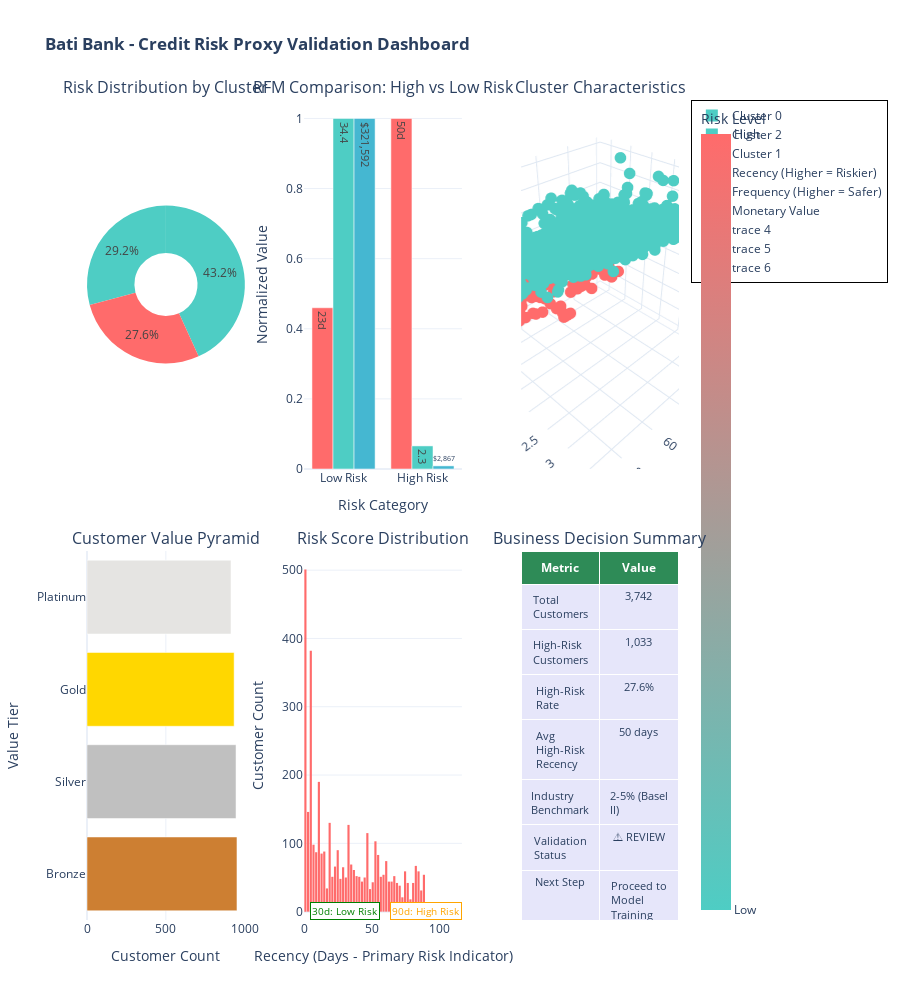

The cell this chart's notebook holds for it:
### Code cell
# ============================================================================
# SECTION 8: COMPREHENSIVE VALIDATION DASHBOARD
# ============================================================================
print("\n" + "="*80)
print("📊 SECTION 8: COMPREHENSIVE VALIDATION DASHBOARD")
print("="*80)

# First, calculate target_counts
target_counts = rfm['is_high_risk'].value_counts().sort_index()
print(f"✅ Target variable distribution calculated:")
print(f"   • Low Risk (0): {target_counts[0]:,} customers")
print(f"   • High Risk (1): {target_counts[1]:,} customers")

# Create final validation dashboard
fig = make_subplots(
    rows=2, cols=3,
    subplot_titles=(
        'Risk Distribution by Cluster',
        'RFM Comparison: High vs Low Risk',
        'Cluster Characteristics',
        'Customer Value Pyramid',
        'Risk Score Distribution',
        'Business Decision Summary'
    ),
    specs=[
        [{'type': 'pie'}, {'type': 'bar'}, {'type': 'scatter3d'}],
        [{'type': 'bar'}, {'type': 'histogram'}, {'type': 'table'}]
    ],
    vertical_spacing=0.1,
    horizontal_spacing=0.1
)

# 1. Risk Distribution Pie Chart
cluster_sizes = rfm['cluster'].value_counts().sort_index()
risk_labels = [f"Cluster {i}" for i in cluster_sizes.index]
risk_colors = ['#FF6B6B' if i == high_risk_cluster else '#4ECDC4' for i in cluster_sizes.index]

fig.add_trace(
    go.Pie(
        labels=risk_labels,
        values=cluster_sizes.values,
        hole=0.4,
        marker_colors=risk_colors,
        name='Cluster Distribution',
        hovertemplate='%{label}: %{value} customers (%{percent})<br>%{customdata}',
        customdata=['HIGH RISK' if i == high_risk_cluster else 'LOW RISK' for i in cluster_sizes.index]
    ),
    row=1, col=1
)

# 2. RFM Comparison Bar Chart
risk_comparison = rfm.groupby('is_high_risk').agg({
    'recency_days': 'mean',
    'transaction_frequency': 'mean',
    'total_monetary_value': 'mean'
}).reset_index()

# Normalize for comparison
for col in ['recency_days', 'transaction_frequency', 'total_monetary_value']:
    risk_comparison[f'{col}_norm'] = risk_comparison[col] / risk_comparison[col].max()

fig.add_trace(
    go.Bar(
        name='Recency (Higher = Riskier)',
        x=['Low Risk', 'High Risk'],
        y=risk_comparison['recency_days_norm'],
        marker_color='#FF6B6B',
        text=[f"{x:.0f}d" for x in risk_comparison['recency_days']],
        textposition='auto'
    ),
    row=1, col=2
)

fig.add_trace(
    go.Bar(
        name='Frequency (Higher = Safer)',
        x=['Low Risk', 'High Risk'],
        y=risk_comparison['transaction_frequency_norm'],
        marker_color='#4ECDC4',
        text=[f"{x:.1f}" for x in risk_comparison['transaction_frequency']],
        textposition='auto'
    ),
    row=1, col=2
)

fig.add_trace(
    go.Bar(
        name='Monetary Value',
        x=['Low Risk', 'High Risk'],
        y=risk_comparison['total_monetary_value_norm'],
        marker_color='#45B7D1',
        text=[f"${x:,.0f}" for x in risk_comparison['total_monetary_value']],
        textposition='auto'
    ),
    row=1, col=2
)

fig.update_xaxes(title_text="Risk Category", row=1, col=2)
fig.update_yaxes(title_text="Normalized Value", row=1, col=2)

# 3. 3D Cluster Visualization
fig.add_trace(
    go.Scatter3d(
        x=rfm['recency_days'],
        y=np.log10(rfm['transaction_frequency'] + 1),
        z=np.log10(rfm['total_monetary_value'] + 1),
        mode='markers',
        marker=dict(
            size=4,
            color=rfm['is_high_risk'],
            colorscale=['#4ECDC4', '#FF6B6B'],
            showscale=True,
            colorbar=dict(title="Risk Level", tickvals=[0, 1], ticktext=['Low', 'High'])
        ),
        hovertemplate='Recency: %{x} days<br>Log10(Freq): %{y:.2f}<br>Log10(Value): %{z:.2f}<br>Risk: %{customdata}',
        customdata=['High Risk' if x == 1 else 'Low Risk' for x in rfm['is_high_risk']]
    ),
    row=1, col=3
)

# 4. Customer Value Pyramid
value_bins = pd.qcut(rfm['total_monetary_value'], q=4, labels=['Bronze', 'Silver', 'Gold', 'Platinum'])
value_pyramid = value_bins.value_counts().sort_index()

fig.add_trace(
    go.Bar(
        x=value_pyramid.values,
        y=value_pyramid.index,
        orientation='h',
        marker_color=['#CD7F32', '#C0C0C0', '#FFD700', '#E5E4E2'],
        hovertemplate='%{y}: %{x} customers (%{customdata:.1f}%)',
        customdata=(value_pyramid.values / value_pyramid.values.sum() * 100)
    ),
    row=2, col=1
)
fig.update_xaxes(title_text="Customer Count", row=2, col=1)
fig.update_yaxes(title_text="Value Tier", row=2, col=1)

# 5. Risk Score Distribution
fig.add_trace(
    go.Histogram(
        x=rfm['recency_days'],
        nbinsx=50,
        marker_color='#FF6B6B',
        hovertemplate='%{x:.0f} days: %{y} customers'
    ),
    row=2, col=2
)
fig.update_xaxes(title_text="Recency (Days - Primary Risk Indicator)", row=2, col=2)
fig.update_yaxes(title_text="Customer Count", row=2, col=2)

# Add risk threshold lines using shapes
fig.add_shape(
    type="line",
    x0=30, y0=0, x1=30, y1=1,
    line=dict(color="green", width=2, dash="dash"),
    xref="x5", yref="paper",
    row=2, col=2
)

fig.add_shape(
    type="line",
    x0=90, y0=0, x1=90, y1=1,
    line=dict(color="orange", width=2, dash="dash"),
    xref="x5", yref="paper",
    row=2, col=2
)

# Add annotations for the threshold lines
fig.add_annotation(
    x=30, y=0.95,
    text="30d: Low Risk",
    showarrow=False,
    xref="x5", yref="paper",
    row=2, col=2,
    bgcolor="white",
    bordercolor="green",
    borderwidth=1,
    font=dict(size=10, color="green")
)

fig.add_annotation(
    x=90, y=0.95,
    text="90d: High Risk",
    showarrow=False,
    xref="x5", yref="paper",
    row=2, col=2,
    bgcolor="white",
    bordercolor="orange",
    borderwidth=1,
    font=dict(size=10, color="orange")
)

# 6. Business Decision Summary Table
# Calculate validation status
high_risk_rate = target_counts[1] / len(rfm) * 100
validation_status = '✓ PASS' if 2 <= high_risk_rate <= 5 else '⚠ REVIEW'

summary_data = [
    ['Total Customers', f"{len(rfm):,}"],
    ['High-Risk Customers', f"{target_counts[1]:,}"],
    ['High-Risk Rate', f"{high_risk_rate:.1f}%"],
    ['Avg High-Risk Recency', f"{rfm[rfm['is_high_risk']==1]['recency_days'].mean():.0f} days"],
    ['Industry Benchmark', "2-5% (Basel II)"],
    ['Validation Status', validation_status],
    ['Next Step', 'Proceed to Model Training']
]

fig.add_trace(
    go.Table(
        header=dict(
            values=['<b>Metric</b>', '<b>Value</b>'],
            fill_color='#2E8B57',
            align='center',
            font=dict(color='white', size=12)
        ),
        cells=dict(
            values=[[row[0] for row in summary_data], 
                   [row[1] for row in summary_data]],
            align='center',
            fill_color='lavender',
            font=dict(size=11)
        )
        # REMOVED: showlegend=False (Tables don't have this parameter)
    ),
    row=2, col=3
)

# Update layout
fig.update_layout(
    height=1000,
    title_text="<b>Bati Bank - Credit Risk Proxy Validation Dashboard</b>",
    showlegend=True,
    template='plotly_white',
    barmode='group',
    legend=dict(
        x=1.02,
        y=1,
        xanchor='left',
        yanchor='top',
        bgcolor='rgba(255, 255, 255, 0.8)',
        bordercolor='black',
        borderwidth=1
    )
)

print("✅ Validation dashboard created successfully!")
fig.show()

# Display summary statistics
print("\n" + "="*80)
print("📋 BUSINESS DECISION SUMMARY")
print("="*80)

for metric, value in summary_data:
    print(f"• {metric}: {value}")

print(f"\n🎯 KEY INSIGHTS:")
print("-" * 40)
print(f"1. High-risk customers identified: {target_counts[1]:,}")
print(f"2. High-risk rate: {high_risk_rate:.1f}%")
print(f"3. Basel II compliance: {'WITHIN RANGE (2-5%)' if validation_status == '✓ PASS' else 'OUTSIDE RANGE - REVIEW REQUIRED'}")
print(f"4. High-risk profile: {rfm[rfm['is_high_risk']==1]['recency_days'].mean():.0f} days average recency")

### Figure 1 — Plotly figure (JSON) as saved in the notebook; plotly's stock layout.template omitted (floating-point values rounded to 4 significant figures; data arrays with more than 128 entries replaced by an {"elided": "..."} marker saying what was removed)
{"data": [{"customdata": ["LOW RISK", "HIGH RISK", "LOW RISK"], "domain": {"x": [0, 0.2667], "y": [0.55, 1]}, "hole": 0.4, "hovertemplate": "%{label}: %{value} customers (%{percent})<br>%{customdata}", "labels": ["Cluster 0", "Cluster 1", "Cluster 2"], "marker": {"colors": ["#4ECDC4", "#FF6B6B", "#4ECDC4"]}, "name": "Cluster Distribution", "type": "pie", "values": [1617, 1033, 1092]}, {"marker": {"color": "#FF6B6B"}, "name": "Recency (Higher = Riskier)", "text": ["23d", "50d"], "textposition": "auto", "type": "bar", "x": ["Low Risk", "High Risk"], "xaxis": "x", "y": [0.46, 1.0], "yaxis": "y"}, {"marker": {"color": "#4ECDC4"}, "name": "Frequency (Higher = Safer)", "text": ["34.4", "2.3"], "textposition": "auto", "type": "bar", "x": ["Low Risk", "High Risk"], "xaxis": "x", "y": [1.0, 0.06584], "yaxis": "y"}, {"marker": {"color": "#45B7D1"}, "name": "Monetary Value", "text": ["$321,592", "$2,867"], "textposition": "auto", "type": "bar", "x": ["Low Risk", "High Risk"], "xaxis": "x", "y": [1.0, 0.008914], "yaxis": "y"}, {"customdata": {"elided": "3742 str values"}, "hovertemplate": "Recency: %{x} days<br>Log10(Freq): %{y:.2f}<br>Log10(Value): %{z:.2f}<br>Risk: %{customdata}", "marker": {"color": {"elided": "3742 int values"}, "colorbar": {"ticktext": ["Low", "High"], "tickvals": [0, 1], "title": {"text": "Risk Level"}}, "colorscale": [[0, "#4ECDC4"], [1, "#FF6B6B"]], "showscale": true, "size": 4}, "mode": "markers", "scene": "scene", "type": "scatter3d", "x": {"elided": "3742 int values"}, "y": {"elided": "3742 float values"}, "z": {"elided": "3742 float values"}}, {"customdata": [25.41, 25.25, 24.93, 24.4], "hovertemplate": "%{y}: %{x} customers (%{customdata:.1f}%)", "marker": {"color": ["#CD7F32", "#C0C0C0", "#FFD700", "#E5E4E2"]}, "orientation": "h", "type": "bar", "x": [951, 945, 933, 913], "xaxis": "x2", "y": ["Bronze", "Silver", "Gold", "Platinum"], "yaxis": "y2"}, {"hovertemplate": "%{x:.0f} days: %{y} customers", "marker": {"color": "#FF6B6B"}, "nbinsx": 50, "type": "histogram", "x": {"elided": "3742 int values"}, "xaxis": "x3", "yaxis": "y3"}, {"cells": {"align": "center", "fill": {"color": "lavender"}, "font": {"size": 11}, "values": [["Total Customers", "High-Risk Customers", "High-Risk Rate", "Avg High-Risk Recency", "Industry Benchmark", "Validation Status", "Next Step"], ["3,742", "1,033", "27.6%", "50 days", "2-5% (Basel II)", "⚠ REVIEW", "Proceed to Model Training"]]}, "domain": {"x": [0.7333, 1], "y": [0, 0.45]}, "header": {"align": "center", "fill": {"color": "#2E8B57"}, "font": {"color": "white", "size": 12}, "values": ["<b>Metric</b>", "<b>Value</b>"]}, "type": "table"}], "layout": {"annotations": [{"font": {"size": 16}, "showarrow": false, "text": "Risk Distribution by Cluster", "x": 0.1333, "xanchor": "center", "xref": "paper", "y": 1, "yanchor": "bottom", "yref": "paper"}, {"font": {"size": 16}, "showarrow": false, "text": "RFM Comparison: High vs Low Risk", "x": 0.5, "xanchor": "center", "xref": "paper", "y": 1, "yanchor": "bottom", "yref": "paper"}, {"font": {"size": 16}, "showarrow": false, "text": "Cluster Characteristics", "x": 0.8667, "xanchor": "center", "xref": "paper", "y": 1, "yanchor": "bottom", "yref": "paper"}, {"font": {"size": 16}, "showarrow": false, "text": "Customer Value Pyramid", "x": 0.1333, "xanchor": "center", "xref": "paper", "y": 0.45, "yanchor": "bottom", "yref": "paper"}, {"font": {"size": 16}, "showarrow": false, "text": "Risk Score Distribution", "x": 0.5, "xanchor": "center", "xref": "paper", "y": 0.45, "yanchor": "bottom", "yref": "paper"}, {"font": {"size": 16}, "showarrow": false, "text": "Business Decision Summary", "x": 0.8667, "xanchor": "center", "xref": "paper", "y": 0.45, "yanchor": "bottom", "yref": "paper"}, {"bgcolor": "white", "bordercolor": "green", "borderwidth": 1, "font": {"color": "green", "size": 10}, "showarrow": false, "text": "30d: Low Risk", "x": 30, "xref": "x3", "y": 0.95, "yref": "y3"}, {"bgcolor": "white", "bordercolor": "orange", "borderwidth": 1, "font": {"color": "orange", "size": 10}, "showarrow": false, "text": "90d: High Risk", "x": 90, "xref": "x3", "y": 0.95, "yref": "y3"}], "barmode": "group", "height": 1000, "legend": {"bgcolor": "rgba(255, 255, 255, 0.8)", "bordercolor": "black", "borderwidth": 1, "x": 1.02, "xanchor": "left", "y": 1, "yanchor": "top"}, "scene": {"domain": {"x": [0.7333, 1], "y": [0.55, 1]}}, "shapes": [{"line": {"color": "green", "dash": "dash", "width": 2}, "type": "line", "x0": 30, "x1": 30, "xref": "x3", "y0": 0, "y1": 1, "yref": "y3"}, {"line": {"color": "orange", "dash": "dash", "width": 2}, "type": "line", "x0": 90, "x1": 90, "xref": "x3", "y0": 0, "y1": 1, "yref": "y3"}], "showlegend": true, "title": {"text": "<b>Bati Bank - Credit Risk Proxy Validation Dashboard</b>"}, "xaxis": {"anchor": "y", "domain": [0.3667, 0.6333], "title": {"text": "Risk Category"}}, "xaxis2": {"anchor": "y2", "domain": [0, 0.2667], "title": {"text": "Customer Count"}}, "xaxis3": {"anchor": "y3", "domain": [0.3667, 0.6333], "title": {"text": "Recency (Days - Primary Risk Indicator)"}}, "yaxis": {"anchor": "x", "domain": [0.55, 1], "title": {"text": "Normalized Value"}}, "yaxis2": {"anchor": "x2", "domain": [0, 0.45], "title": {"text": "Value Tier"}}, "yaxis3": {"anchor": "x3", "domain": [0, 0.45], "title": {"text": "Customer Count"}}}}
